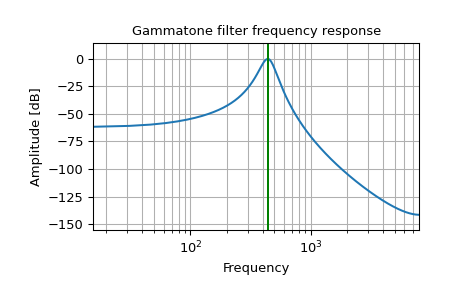

Python code for this plot:
# 16-sample 4th order FIR Gammatone filter centered at 440 Hz

from scipy import signal
signal.gammatone(440, 'fir', numtaps=16, fs=16000)
# (array([ 0.00000000e+00,  2.22196719e-07,  1.64942101e-06,  4.99298227e-06,
# 1.01993969e-05,  1.63125770e-05,  2.14648940e-05,  2.29947263e-05,
# 1.76776931e-05,  2.04980537e-06, -2.72062858e-05, -7.28455299e-05,
# -1.36651076e-04, -2.19066855e-04, -3.18905076e-04, -4.33156712e-04]),
# [1.0])

# IIR Gammatone filter centered at 440 Hz

from scipy import signal
import matplotlib.pyplot as plt

b, a = signal.gammatone(440, 'iir', fs=16000)
w, h = signal.freqz(b, a)
plt.plot(w / ((2 * np.pi) / 16000), 20 * np.log10(abs(h)))
plt.xscale('log')
plt.title('Gammatone filter frequency response')
plt.xlabel('Frequency')
plt.ylabel('Amplitude [dB]')
plt.margins(0, 0.1)
plt.grid(which='both', axis='both')
plt.axvline(440, color='green') # cutoff frequency
plt.show()
